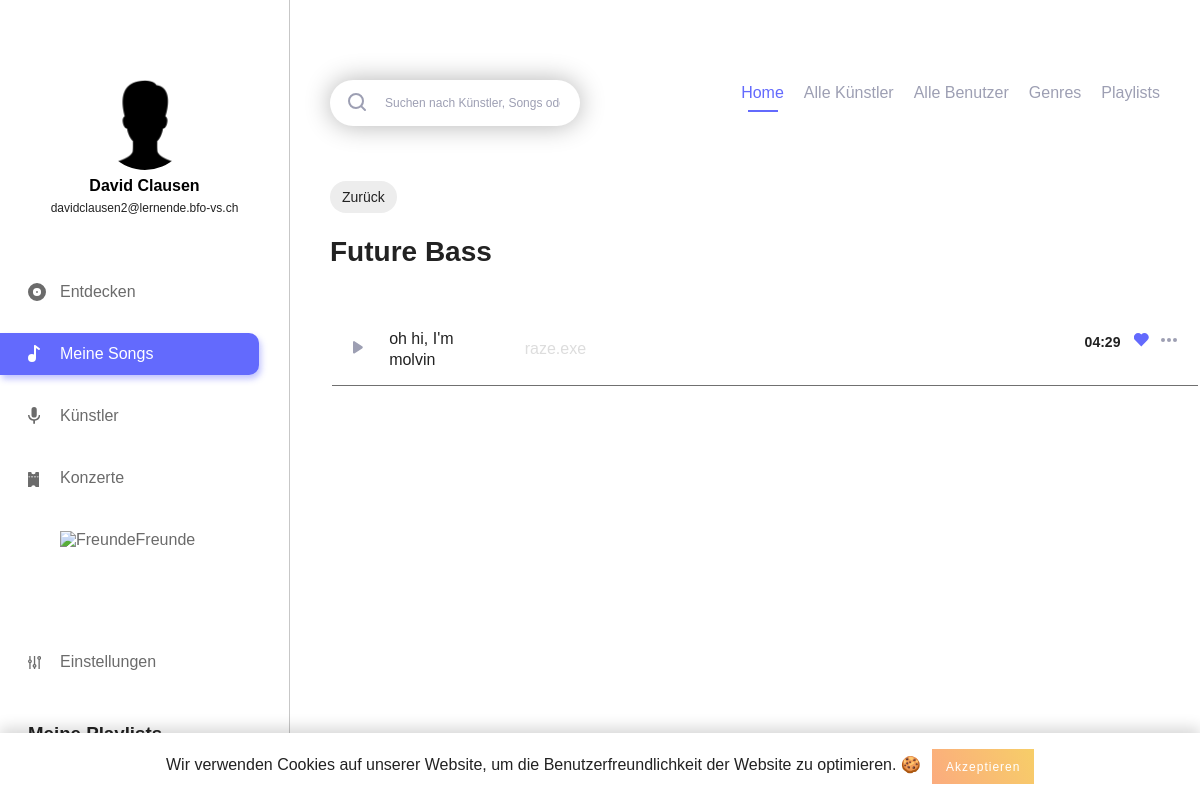
The app's page /genre_detail.php?genre_id=2 (signed in) with its own data.
### tables this page shows
CREATE TABLE IF NOT EXISTS `users` (
  `id` int(11) NOT NULL AUTO_INCREMENT,
  `username` varchar(255) NOT NULL,
  `email` varchar(255) NOT NULL,
  `firstname` varchar(255) NOT NULL,
  `lastname` varchar(255) NOT NULL,
  `password_hash` varchar(255) NOT NULL,
  `password_token` varchar(255) NOT NULL,
  `is_artist` int(1) NOT NULL,
  `has_darkmode` tinyint(1) NOT NULL,
  `insta` text,
  `facebook` text,
  PRIMARY KEY (`id`),
  UNIQUE KEY `username` (`username`),
  UNIQUE KEY `email` (`email`)
);

CREATE TABLE IF NOT EXISTS `song` (
  `song_id` int(11) NOT NULL AUTO_INCREMENT,
  `artist_id_link` int(11) NOT NULL,
  `song_name` varchar(255) NOT NULL,
  `album_id_link` int(11) NOT NULL,
  `length` varchar(255) NOT NULL,
  `genre_id` int(11) NOT NULL,
  `plays` int(100) DEFAULT '0',
  PRIMARY KEY (`song_id`),
  KEY `song_fk0` (`artist_id_link`),
  KEY `song_fk2` (`genre_id`),
  KEY `song_fk1` (`album_id_link`)
);

CREATE TABLE IF NOT EXISTS `artist` (
  `artist_id` int(11) NOT NULL AUTO_INCREMENT,
  `user_id` int(11) NOT NULL,
  `artist_firstname` varchar(255) NOT NULL,
  `artist_lastname` varchar(255) NOT NULL,
  `biography` text NOT NULL,
  `insta` text,
  `facebook` text,
  PRIMARY KEY (`artist_id`),
  KEY `artist_fk0` (`user_id`)
);

### includes/start.php (called while the page is built, shortened)
<?php
include 'config.php';
include 'db.php';
if (isset($_SESSION['user']['id']) && !empty($_SESSION['user']['id'])) {
	$statement = $pdo->prepare("SELECT * FROM `users` WHERE `id` = :id");
	$result = $statement->execute(array('id' => $_SESSION['user']['id']));
}
if (isset($_SESSION['user']['has_darkmode']) && $_SESSION['user']['has_darkmode'] == 1) {
	$body_class = 'dark';
}
else {
	$body_class = '';
}
?>

### config.php (called while the page is built)
<?php
$config = array(
	'admin' => TRUE,
	'testing' => FALSE,
	'home' => TRUE,
	'school' => TRUE,
	'limit_upload_songs' => 20
);
$config['genres'] = array(
	1 => 'EDM',
	2 => 'Future Bass',
	3 => 'Dubstep',
	4 => 'Pop',
	5 => 'Metal',
	6 => 'Death Metal',
	7 => 'Rock',
	8 => 'Chill'
);

### genre_detail.php (the view, shortened to what this page needs)
<?php
include 'includes/start.php';
if (isset($_GET['genre_id']) && $_GET['genre_id'] != 0) {
	$genre_id = $_GET['genre_id'];
}
$genre_song_query = "SELECT * FROM `song` songs
					INNER JOIN `artist` artists ON artists.artist_id = songs.artist_id_link
					INNER JOIN `album` album ON album.album_id = songs.album_id_link
					WHERE `genre_id` = ".$genre_id;
?>
<!DOCTYPE html>
<html lang="de">
	<head>
		<?php include 'includes/meta_data.php'; ?>
	</head>
	<body class="<?php echo $body_class; ?>">
		<?php include 'includes/navigation_left.php'; ?>
		<?php include 'includes/cookie_banner.php'; ?>
		<div class="main_content_wrapper">
			<div class="main_content_inner">
				<?php include 'includes/search_navi.php'; ?>
				<a class="back_link" href="javascript:history.back()"><?php echo BACK; ?></a>
				<h3 class="short_title"><?php echo $config['genres'][$genre_id]; ?></h3>
				<table class="saved_songs_list">
					<tbody>
						<?php
						foreach ($pdo->query($genre_song_query) as $genre_songs_data) {
							if (!empty($genre_songs_data)) {
								$statement_song = $pdo->prepare("SELECT `song_id` FROM `saved_songs` WHERE `song_id` = :song_id");
								$statement_song->bindParam(':song_id', $genre_songs_data['song_id']);
								$statement_song->execute();
								if ($statement_song->rowCount() > 0) {
									$like_class = 'liked';
								}
								else {
									$like_class = '';
								}
								?>
								<tr>
									<td class="play"><span class="play_song_wrapper play_song_class" data-cover=<?php echo $genre_songs_data['path_to_image']; ?> data-artist_id=<?php echo $genre_songs_data['artist_id_link']; ?> data-album_id=<?php echo $genre_songs_data['album_id_link']; ?> data-song=<?php echo $genre_songs_data['song_id']; ?> data-song_name="<?php echo htmlspecialchars($genre_songs_data['song_name']);?>" data-artist_name="<?php echo htmlspecialchars($genre_songs_data['artist_firstname']).' '.htmlspecialchars($genre_songs_data['artist_lastname']); ?>">
									 </span></td>
									<td class="song_name"><?php echo htmlspecialchars($genre_songs_data['song_name']); ?></td>
									<td class="artist_name"><a href="artist_detail.php?artist_id=<?php echo $genre_songs_data['artist_id']; ?>"><?php echo htmlspecialchars($genre_songs_data['artist_firstname']).' '.htmlspecialchars($genre_songs_data['artist_lastname']); ?></a></td>
									<td class="actions"><span class="like_wrapper like_song like <?php echo $like_class; ?>" data-song=<?php echo $genre_songs_data['song_id']; ?>></span></td>
									<td class="length"><?php echo $genre_songs_data['length']; ?></td>
								</tr>
						<?php
							}
						} ?>
					</tbody>
				</table>
			</div>
		</div>
	</body>

### includes/navigation_left.php (shortened to what this page needs)
<?php
if(isset($_SESSION['active'])) {
	$active_class = $_SESSION['active'];
}
$query = "SELECT * FROM `users` WHERE `id` = ".$_SESSION['user']['id'];
?>
<div class="navigation_left">
	<div class="navigation_wrapper">
		<div class="profile">
			<?php if (file_exists('img/profiles/user_'.$_SESSION['user']['id'].'.jpg')) { ?>
			<div class="profile_picture" style="background-image: url('img/profiles/user_<?php echo $_SESSION['user']['id']; ?>.jpg');background-position: center; background-size: 140%;" alt="user_image"></div>
			<?php } else { ?>
			<div class="profile_picture" style="background-image: url('img/profiles/no_user_image.png');background-position: center; background-size: 140%;" alt="user_image"></div>
			<?php } ?>
			<h3 class="profile_name">
				<?php foreach ($pdo->query($query) as $user_data) {
					echo htmlspecialchars($user_data['firstname']).' '.htmlspecialchars($user_data['lastname']);
				} ?>
			</h3>
			<p class="profile_mail">
				<?php foreach ($pdo->query($query) as $user_data) {
					echo htmlspecialchars($user_data['email']);
				} ?>
			</p>
		</div>
		<div class="main_navigation">
			<ul>
				<li class="navigation_element <?php if($active_class === 'discover') { echo 'active'; } ?>"><a href="index.php"><img class="svg" src="img/assets/discover.svg" alt="<?php echo DISCOVER; ?>"><?php echo DISCOVER; ?></a></li>
				<li class="navigation_element <?php if($active_class === 'my_songs') { echo 'active'; } ?>"><a href="my_songs.php"><img class="svg" src="img/assets/my_songs.svg" alt="<?php echo MY_SONGS; ?>"><?php echo MY_SONGS; ?></a></li>
				<li class="navigation_element <?php if($active_class === 'artists') { echo 'active'; } ?>"><a href="artists.php"><img class="svg" src="img/assets/artists.svg" alt="<?php echo ARTISTS; ?>"><?php echo ARTISTS; ?></a></li>
				<li class="navigation_element <?php if($active_class === 'events') { echo 'active'; } ?>"><a href="events.php"><img class="svg" src="img/assets/events.svg" alt="<?php echo EVENTS; ?>"><?php echo EVENTS; ?></a></li>
				<li class="navigation_element <?php if($active_class === 'friends') { echo 'active'; } ?>"><a href="friends.php"><img class="svg" src="img/assets/friends.svg" alt="<?php echo FRIENDS; ?>"><?php echo FRIENDS; ?></a></li>
				<li class="navigation_element <?php if($active_class === 'settings') { echo 'active'; } ?>"><a href="settings.php"><img class="svg" src="img/assets/settings_nav.svg" alt="<?php echo SETTINGS; ?>"><?php echo SETTINGS; ?></a></li>
			</ul>
		</div>
		<div class="playlist_wrapper">
			<h3 class="playlist_title"><?php echo MY_PLAYLISTS; ?></h3>
		</div>
	</div>
</div>

### css/_config.css (style rules this page uses)
:root { --primary-color: #636AFD; --primary-color_light: #e0e1ff; --text: #222; --navigation_left: #6B6B6B; --border: #C7C7C7; --light_text: #9D9FB3; --button: #ededed; --border-bottom: #707070; --background_dark_mode: #21252B; --dark_mode_border: #30353B; --dark_mode_input: #30353B; --dark_mode_light: #DDDDDD; --standard_shadow: 0 3px 27px rgba(0,0,0,0.39); --standard_radius: 13px; --standard_transition: all 0.3s ease; --error_color: #b20000; }

### css/_basic.css (style rules this page uses)
body { font-family: 'DM Sans', sans-serif; margin: 0; padding: 0; color: var(--text); -webkit-font-smoothing: antialiased; -moz-osx-font-smoothing: grayscale; }
h3 { margin: 0; padding: 0; }
h3.short_title { font-size: 28px; line-height: 37px; font-weight: 700; color: var(--text); margin-bottom: 40px; }
ul { padding: 0; margin: 0; }
.back_link { display: inline-block; font-size: 14px; background: var(--button); color: var(--text); text-decoration: none; border-radius: 50px; padding: 8px 12px; text-align: center; box-sizing: border-box; margin-bottom: 20px; }
.main_content_wrapper { padding-top: 80px; padding-left: 330px; }
.main_content_inner { max-width: 1200px; margin: 0 auto; padding-bottom: 150px; box-sizing: border-box; }
.profile { text-align: center; }

### css/_navigation.css (style rules this page uses)
.navigation_left { position: fixed; width: 290px; height: 100%; border-right: 1px solid var(--border); padding: 80px 0; box-sizing: border-box; }
.navigation_left .profile { width: 195px; margin: 0 auto; margin-bottom: 50px; }
h3.profile_name { margin-top: 5px; font-size: 16px; line-height: 21px; color: #000; font-weight: 700; }
.profile_mail { font-size: 12px; line-height: 25px; margin: 0; margin-bottom: 5px; }
.navigation_left .profile div.profile_picture { width: 90px; height: 90px; -webkit-border-radius: 100%; -moz-border-radius: 100%; -o-border-radius: 100%; border-radius: 100%; margin: 0 auto; }
.navigation_left .main_navigation ul { padding-right: 30px; box-sizing: border-box; width: 100%; }
.navigation_left .main_navigation ul li.navigation_element { position: relative; list-style-type: none; color: var(--navigation_left); margin-top: 20px; }
.navigation_left .main_navigation ul li.navigation_element:first-child { margin-top: 0; }
.navigation_left .main_navigation ul li.navigation_element:last-child { margin-top: 80px; }
.navigation_left .main_navigation ul li.navigation_element.active a, .navigation_left .main_navigation ul li.navigation_element a:hover { background: var(--primary-color); color: #fff; box-shadow: 2px 4px 6px rgba(99, 106, 253, 0.4); transition: background 0.2s ease, color 0.2s ease; }
.navigation_left .main_navigation ul li a { color: inherit; text-decoration: none; padding: 12px 20px; padding-left: 60px; border-top-right-radius: 10px; border-bottom-right-radius: 10px; box-sizing: border-box; display: inline-block; width: 100%; transition: background 0.2s ease, color 0.2s ease; }
.playlist_wrapper { margin-top: 40px; padding-right: 30px; box-sizing: border-box; width: 100%; }
.playlist_wrapper .playlist_title { padding-left: 28px; box-sizing: border-box; }

### css/_songs.css (style rules this page uses)
.saved_songs_list { width: 100%; }
.saved_songs_list tr { display: inline-block; width: 100%; padding: 14.5px 20px; box-sizing: border-box; border-bottom: 1px solid var(--border-bottom); }
.saved_songs_list tr td { display: inline-block; }
.saved_songs_list tr td.play { margin-right: 20px; }
.saved_songs_list tr td.song_name, .saved_songs_list tr td.artist_name a, .saved_songs_list tr td.artist_name a:hover { font-size: 16px; line-height: 21px; font-weight: 400; color: var(--text); margin-right: 30px; width: 12%; text-decoration: none; }
.saved_songs_list tr td.artist_name a { color: var(--light_text); }
.saved_songs_list tr td.actions, .saved_songs_list tr td.length { float: right; }
.saved_songs_list tr td.length { position: relative; top: 5px; font-size: 14px; line-height: 18px; font-weight: 700; color: var(--text); margin-right: 12px; }
.saved_songs_list tr td.actions .like { margin-right: 12px; position: relative; top: 5px; }

### css/_dark.css (style rules this page uses)
body.dark .saved_songs_list tr td.song_name, .saved_songs_list tr td.artist_name a, .saved_songs_list tr td.artist_name a:hover { color: var(--dark_mode_light); }

### records on screen
users: firstname "David", lastname "Clausen", email "davidclausen2@lernende.bfo-vs.ch"
song: song_name "oh hi, I'm molvin", artist_id_link.artist_firstname "raze.exe", length "04:29"

### other values on screen
DISCOVER "Entdecken"
MY_SONGS "Meine Songs"
ARTISTS "Künstler"
EVENTS "Konzerte"
FRIENDS "Freunde"
SETTINGS "Einstellungen"
HOME "Home"
ALL_ARTISTS "Alle Künstler"
ALL_USERS "Alle Benutzer"
GENRES "Genres"
PLAYLISTS "Playlists"
BACK "Zurück"
$config['genres'][$genre_id] "Future Bass"
